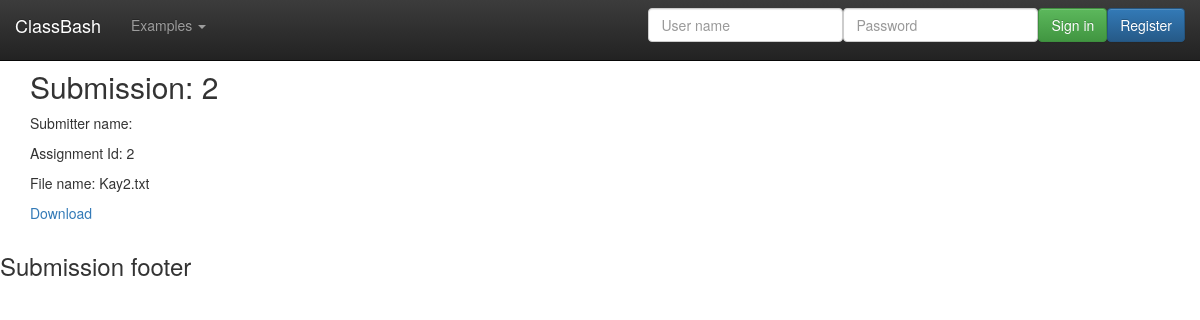
Page /WebContent/submission/show/2 on the committed database.
### tables this page shows
CREATE TABLE Submissions (
  submissionId       int(11) NOT NULL AUTO_INCREMENT,
  submitterId        int(11) NOT NULL,
  assignmentId       int(11) NOT NULL,
  submissionFile     varchar (255) UNIQUE NOT NULL,
  dateCreated        TIMESTAMP DEFAULT CURRENT_TIMESTAMP,
  PRIMARY KEY (submissionId),
  FOREIGN KEY (submitterId) REFERENCES Users(userId),
  FOREIGN KEY (assignmentId) REFERENCES Assignments(assignmentId),
  CONSTRAINT sid_anum UNIQUE (submitterId, assignmentId)
);

### WebContent/models/Submission.class.php (called while the page is built, shortened)
<?php
class Submission {
	private $formInput;
	private $assignmentId;
	private $submissionFile;
	private $submissionId;
	public function __construct($formInput = null) {
		$this->formInput = $formInput;
	}
	public function getAssignmentId() {
		return $this->assignmentId;
	}
	public function getSubmissionFile() {
		return $this->submissionFile;
	}
	public function getSubmissionId() {
		return $this->submissionId;
	}
	public function setSubmissionFile($filename) {
		$this->submissionFile = $filename;
	}
	public function setSubmissionId($id) {
		$this->submissionId = $id;
	}
	private function extractForm($valueName) {
		if (isset($this->formInput[$valueName])) {
			$value = trim($this->formInput[$valueName]);
			$value = stripslashes ($value);
			$value = htmlspecialchars ($value);
			return $value;
		}
	}
	private function initialize() {
		$this->submissionId = 0;
		$this->submissionFile = "";
	}
	private function validateAssignmentId() {
		$this->assignmentId = $this->extractForm('assignmentId');
	}
}
?>

### WebContent/models/SubmissionsDB.class.php (called while the page is built, shortened)
<?php
class SubmissionsDB {
	public static function getSubmissionRowSetsBy($type = null, $value = null) {
		$allowedTypes = array("submissionId", "submitterName", "assignmentId");
		$typeAlias = array("submitterName" => "Users.userName");
		$submissionRowSets = array();
		try {
			$db = Database::getDB ();
			$query = "SELECT Submissions.assignmentId, Submissions.submissionFile,
					  Submissions.submitterId, Submissions.submissionId,
	   		          Users.userName as submitterName
	   		          FROM Submissions LEFT JOIN Users ON Submissions.submitterId = Users.userId";
			if (!is_null($type)) {
				$typeValue = (isset($typeAlias[$type]))?$typeAlias[$type]:$type;
			    $query = $query. " WHERE ($typeValue = :$type)";
			    $statement = $db->prepare($query);
			    $statement->bindParam(":$type", $value);
			} else
				$statement = $db->prepare($query);
			$statement->execute ();
			$submissionRowSets = $statement->fetchAll(PDO::FETCH_ASSOC);
		} catch ( PDOException $e ) {
		}
		return $submissionRowSets;
	}
	public static function getSubmissionsArray($rowSets) {
		$submissions = array();
		foreach ($rowSets as $submissionRow ) {
			$submission = new Submission($submissionRow);
			$submission->setSubmissionId($submissionRow['submissionId']);
			$submission->setSubmissionFile($submissionRow['submissionFile']);
			array_push ($submissions, $submission);
		}
		return $submissions;
	}
	public static function getSubmissionsBy($type=null, $value=null) {
		$submissionRows = SubmissionsDB::getSubmissionRowSetsBy($type, $value);
		return SubmissionsDB::getSubmissionsArray($submissionRows);
	}
}
?>

### WebContent/views/SubmissionView.class.php (the view, shortened to what this page needs)
<?php
class SubmissionView {
	public static function show() {
        SubmissionView::showDetails();
	}
  public static function showDetails() {
  	 $submission = (array_key_exists('submission', $_SESSION))?$_SESSION['submission']:null;
  	 $base = (array_key_exists('base', $_SESSION))?$_SESSION['base']:"";
	 if (!is_null($submission)) {
	  	 echo '<div class="container">';
	  	 echo '<h2>Submission: '.$submission->getSubmissionId().'</h2>';
	  	 echo '<p>Submitter name: '.$submission->getSubmitterName().'</p>';
	  	 echo '<p> Assignment Id: '. $submission->getAssignmentId() .'</p>';
	  	 echo '<p> File name: '. $submission->getSubmissionFile() .'</p>';
	  	 echo '<p> <a href="/' . $base.'/submission/download/'.
	  	 		$submission->getSubmissionId().'">Download</a></p>';
	  	 echo '</div>';
	 }
   }
}

### WebContent/css/jumbotron.css (style rules this page uses)
body { padding-top: 50px; padding-bottom: 20px; }

### rows in the picture
submissions: submissionId "2", assignmentId "2", submissionFile "Kay2.txt"

### other values in the picture
$footer "Submission footer"
